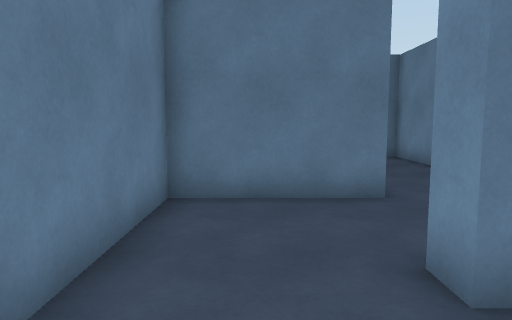
View 1 (above)

24 first-person views from a walk through a 3-D level made in the Unity game engine. The camera is 1.4 m above the floor, tilts 6° down and sees 70° across. The floor is counted in squares, 1 m on a side. Each view is taken from the middle of a square. On the plan, view 1 faces up. The plan holds only what a view shows up to about 16 squares ahead; the rest is blank. The place goes on beyond the plan. The player is left out. Some animated figures are not drawn.

View 2
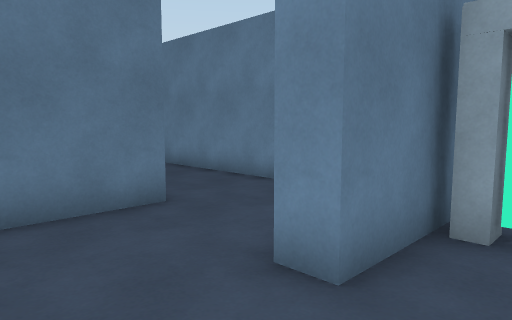

View 3
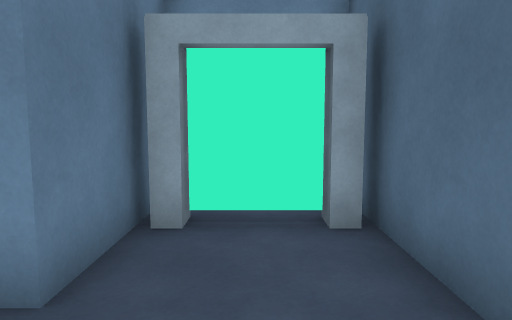

View 4
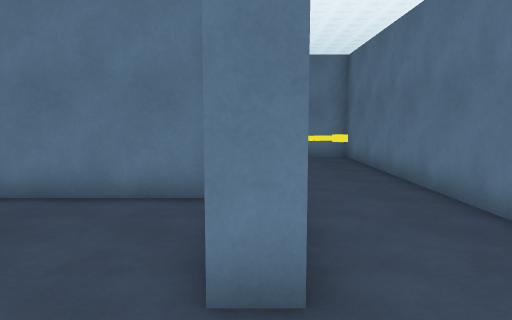

View 5
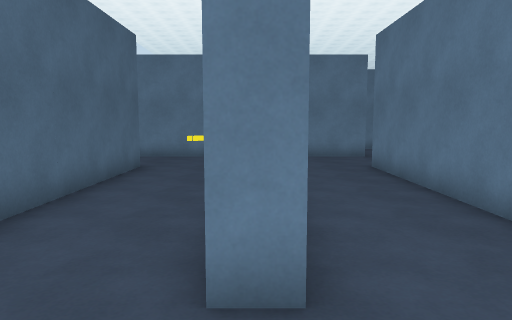

View 6
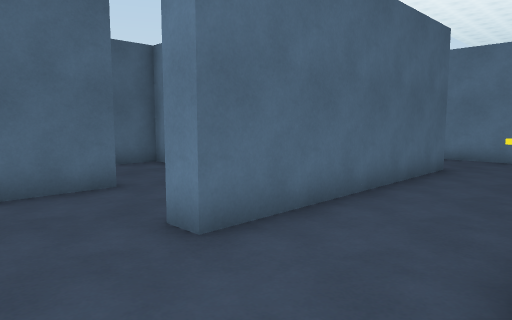

View 7
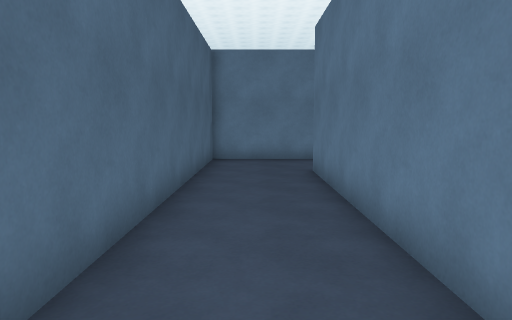

View 8
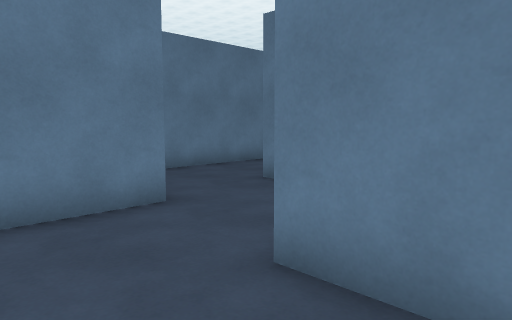

View 9
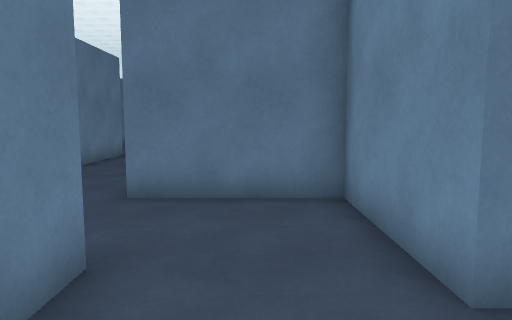

View 10
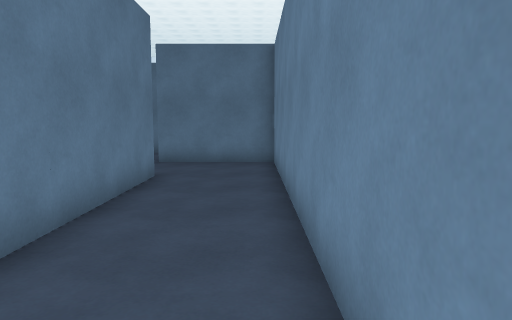

View 11
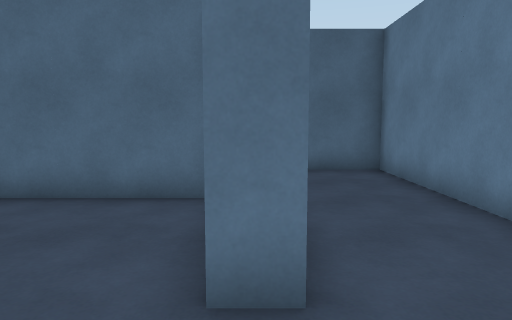

View 12
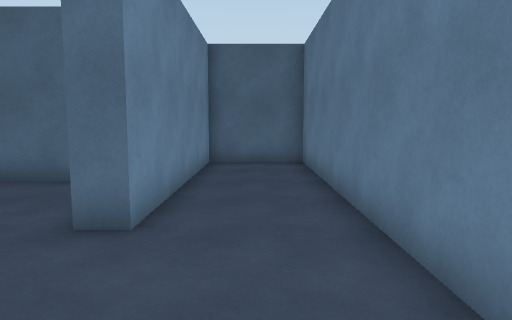

View 13
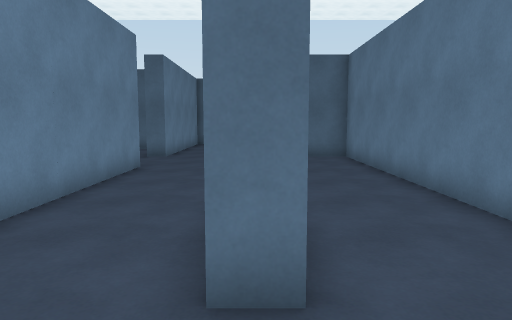

View 14
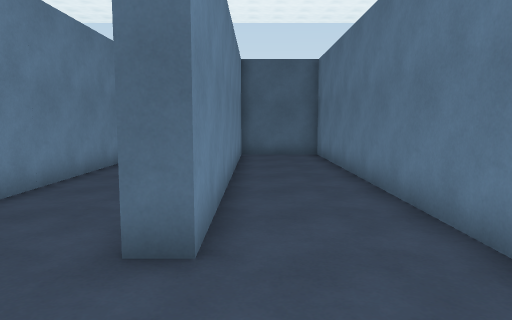

View 15
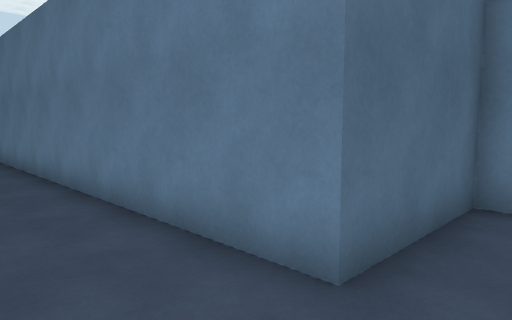

View 16
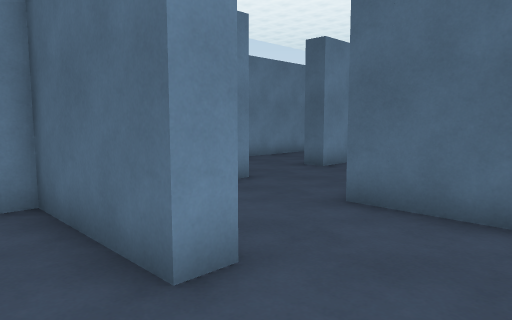

View 17
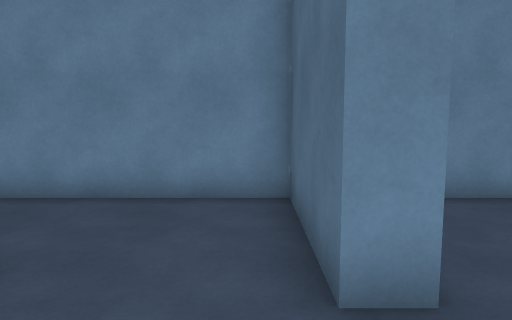

View 18
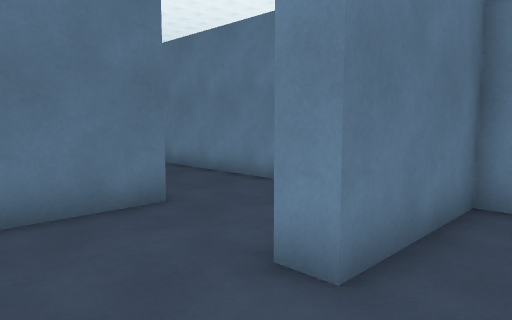

View 19
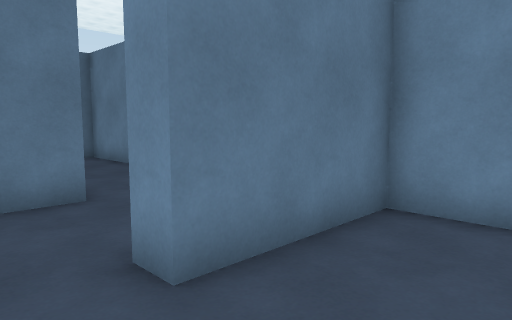

View 20
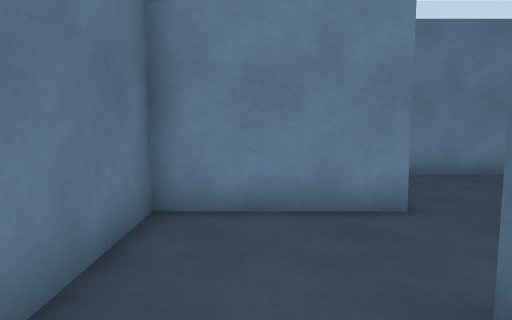

View 21
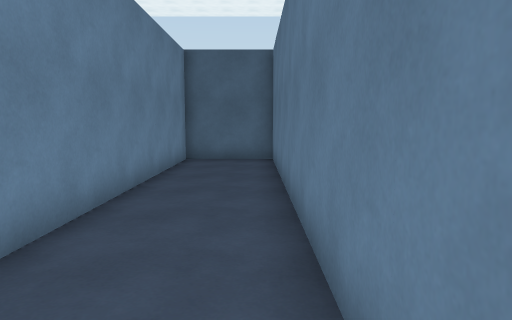

View 22
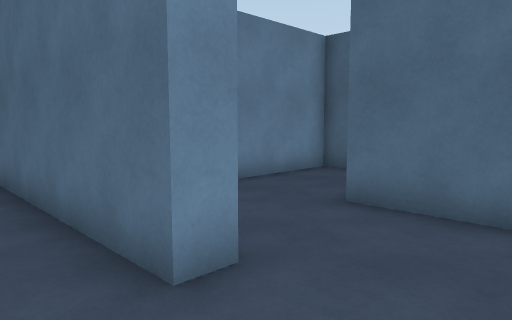

View 23
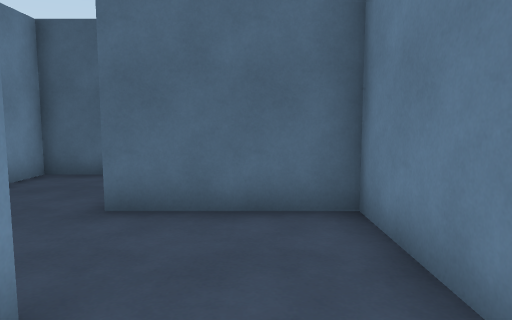

View 24
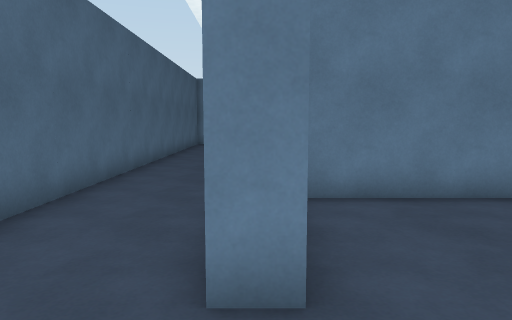

### Floor plan
Points are (right, up) in squares from view 1. A wall is a line through its corners. A room is listed if a view was taken in it or the views show most of it. See-through windows are left out.
Room 1 (views 1, 2, 3, 4, 5, 6, 7, 8, 9, 10, 11, 12, 13, 14, 15, 16, 17, 18, 19, 20, 21, 22, 23, 24)
walls: (-6.4, 6.5) (-6.4, 7.4) (2.4, 7.4) (2.4, 6.6) (-1.6, 6.6) (-1.6, 2.1); (0, 10.6) (-9.6, 10.6) (-9.6, 3.4) (-5.6, 3.4) (-5.6, 2.6); (1.9, 14.6) (-6.4, 14.6) (-6.4, 18.6) (-10.4, 18.6) (-10.4, 30.6) (-14.4, 30.6) (-14.4, 34.6) (-18.4, 34.6) (-18.4, 35.4) (-14.4, 35.4) (-14.4, 44.5); (2.4, 11.5) (2.4, 10.6); (-4, -0.6) (-2.4, -0.6) (-2.4, 3); (-19, -0.6) (-8, -0.6); (-1.6, 0) (-1.6, -0.6) (4.5, -0.6); (5.6, 6.9) (5.6, 14.6) (5.2, 14.6); (-21.5, 31.4) (-17.6, 31.4) (-17.6, 15.4) (-14.4, 15.4) (-14.4, 27.4) (-13.6, 27.4) (-13.6, 7.4) (-10.4, 7.4) (-10.4, 15.4) (-9.6, 15.4) (-9.6, 11.4) (1.9, 11.4); (4.5, 2.6) (1.6, 2.6) (1.6, 3.4) (3.8, 3.4); (4, 0.5) (4, 1.5); (-17.5, 38.6) (-20.1, 38.6)
objects: other object (-7, 9) to (-7, 10); other object (4, 0); other object (4, 2)

Positions as (right, up) in squares from view 1, and headings:
1: (0, 0), facing up
2: (-1, 1), facing up-right
3: (-1, 1), facing right
4: (5, 7), facing left
5: (5, 11), facing left
6: (5, 11), facing down-left
7: (4, 13), facing left
8: (-4, 12), facing up-left
9: (-8, 12), facing up
10: (-11, 18), facing up
11: (-10, 18), facing down
12: (-12, 20), facing down
13: (-14, 30), facing down
14: (-15, 31), facing down
15: (-15, 33), facing down-left
16: (-21, 37), facing down-right
17: (-21, 36), facing right
18: (-21, 33), facing up-right
19: (-20, 32), facing up-right
20: (-20, 33), facing right
21: (-17, 29), facing down
22: (-9, 9), facing down-right
23: (-8, 9), facing down
24: (-3, 3), facing left
